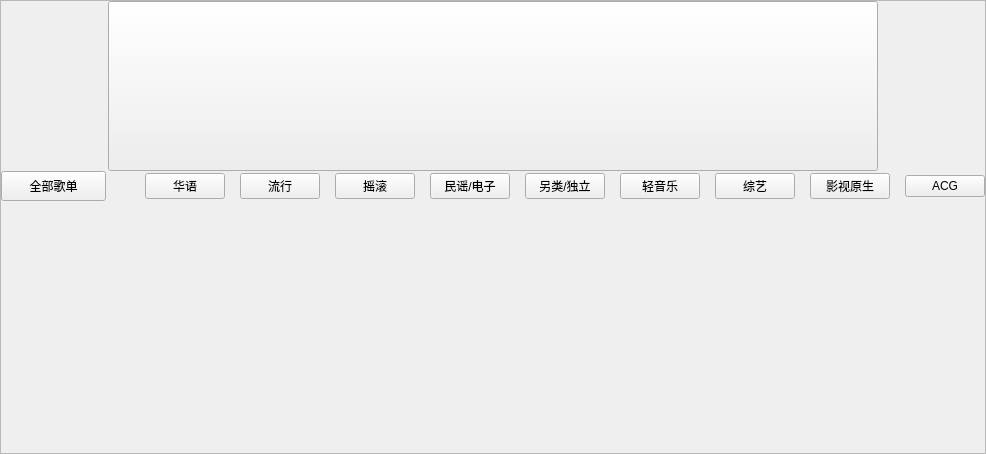
<?xml version="1.0" encoding="UTF-8"?>
<ui version="4.0">
 <class>RecommendPlaylist</class>
 <widget class="QWidget" name="RecommendPlaylist">
  <property name="geometry">
   <rect>
    <x>0</x>
    <y>0</y>
    <width>986</width>
    <height>454</height>
   </rect>
  </property>
  <property name="windowTitle">
   <string>Form</string>
  </property>
  <layout class="QGridLayout" name="gridLayout">
   <property name="leftMargin">
    <number>0</number>
   </property>
   <property name="topMargin">
    <number>0</number>
   </property>
   <property name="rightMargin">
    <number>0</number>
   </property>
   <property name="bottomMargin">
    <number>0</number>
   </property>
   <property name="spacing">
    <number>0</number>
   </property>
   <item row="0" column="0">
    <widget class="QStackedWidget" name="stackedWidget">
     <property name="currentIndex">
      <number>0</number>
     </property>
     <widget class="QWidget" name="page">
      <layout class="QGridLayout" name="gridLayout_3">
       <property name="leftMargin">
        <number>0</number>
       </property>
       <property name="topMargin">
        <number>0</number>
       </property>
       <property name="rightMargin">
        <number>0</number>
       </property>
       <property name="bottomMargin">
        <number>0</number>
       </property>
       <property name="spacing">
        <number>0</number>
       </property>
       <item row="0" column="0">
        <widget class="QScrollArea" name="scrollArea">
         <property name="sizeAdjustPolicy">
          <enum>QAbstractScrollArea::AdjustToContents</enum>
         </property>
         <property name="widgetResizable">
          <bool>true</bool>
         </property>
         <widget class="QWidget" name="scrollAreaWidgetContents">
          <property name="geometry">
           <rect>
            <x>0</x>
            <y>0</y>
            <width>984</width>
            <height>452</height>
           </rect>
          </property>
          <property name="sizePolicy">
           <sizepolicy hsizetype="Preferred" vsizetype="Minimum">
            <horstretch>0</horstretch>
            <verstretch>0</verstretch>
           </sizepolicy>
          </property>
          <layout class="QGridLayout" name="gridLayout_2">
           <property name="leftMargin">
            <number>0</number>
           </property>
           <property name="topMargin">
            <number>0</number>
           </property>
           <property name="rightMargin">
            <number>0</number>
           </property>
           <property name="bottomMargin">
            <number>0</number>
           </property>
           <property name="spacing">
            <number>0</number>
           </property>
           <item row="0" column="0">
            <spacer name="horizontalSpacer_2">
             <property name="orientation">
              <enum>Qt::Horizontal</enum>
             </property>
             <property name="sizeHint" stdset="0">
              <size>
               <width>95</width>
               <height>20</height>
              </size>
             </property>
            </spacer>
           </item>
           <item row="1" column="0" colspan="3">
            <layout class="QVBoxLayout" name="verticalLayout">
             <item>
              <layout class="QHBoxLayout" name="horizontalLayout_2">
               <item>
                <widget class="QPushButton" name="pushButton">
                 <property name="minimumSize">
                  <size>
                   <width>105</width>
                   <height>30</height>
                  </size>
                 </property>
                 <property name="maximumSize">
                  <size>
                   <width>105</width>
                   <height>30</height>
                  </size>
                 </property>
                 <property name="text">
                  <string>全部歌单</string>
                 </property>
                 <property name="icon">
                  <iconset resource="../resource.qrc">
                   <normaloff>:/images/btn_right_1_h.png</normaloff>:/images/btn_right_1_h.png</iconset>
                 </property>
                 <property name="autoRepeat">
                  <bool>false</bool>
                 </property>
                 <property name="autoExclusive">
                  <bool>false</bool>
                 </property>
                </widget>
               </item>
               <item>
                <spacer name="horizontalSpacer">
                 <property name="orientation">
                  <enum>Qt::Horizontal</enum>
                 </property>
                 <property name="sizeHint" stdset="0">
                  <size>
                   <width>241</width>
                   <height>20</height>
                  </size>
                 </property>
                </spacer>
               </item>
               <item>
                <layout class="QHBoxLayout" name="horizontalLayout">
                 <property name="spacing">
                  <number>15</number>
                 </property>
                 <item>
                  <widget class="QPushButton" name="btn_huayu">
                   <property name="text">
                    <string>华语</string>
                   </property>
                  </widget>
                 </item>
                 <item>
                  <widget class="QPushButton" name="btn_liuxing">
                   <property name="text">
                    <string>流行</string>
                   </property>
                  </widget>
                 </item>
                 <item>
                  <widget class="QPushButton" name="btn_yaogun">
                   <property name="text">
                    <string>摇滚</string>
                   </property>
                  </widget>
                 </item>
                 <item>
                  <widget class="QPushButton" name="btn_minyao">
                   <property name="text">
                    <string>民谣/电子</string>
                   </property>
                  </widget>
                 </item>
                 <item>
                  <widget class="QPushButton" name="btn_linlei">
                   <property name="text">
                    <string>另类/独立</string>
                   </property>
                  </widget>
                 </item>
                 <item>
                  <widget class="QPushButton" name="btn_qingyinyue">
                   <property name="text">
                    <string>轻音乐</string>
                   </property>
                  </widget>
                 </item>
                 <item>
                  <widget class="QPushButton" name="btn_zongyi">
                   <property name="text">
                    <string>综艺</string>
                   </property>
                  </widget>
                 </item>
                 <item>
                  <widget class="QPushButton" name="btn_movie">
                   <property name="text">
                    <string>影视原生</string>
                   </property>
                  </widget>
                 </item>
                 <item>
                  <widget class="QPushButton" name="btn_ACG">
                   <property name="text">
                    <string>ACG</string>
                   </property>
                  </widget>
                 </item>
                </layout>
               </item>
              </layout>
             </item>
             <item>
              <widget class="QWidget" name="widget" native="true">
               <property name="sizePolicy">
                <sizepolicy hsizetype="Preferred" vsizetype="Minimum">
                 <horstretch>0</horstretch>
                 <verstretch>0</verstretch>
                </sizepolicy>
               </property>
              </widget>
             </item>
            </layout>
           </item>
           <item row="0" column="1">
            <widget class="QPushButton" name="btn_Boutique_playlist">
             <property name="minimumSize">
              <size>
               <width>770</width>
               <height>170</height>
              </size>
             </property>
             <property name="maximumSize">
              <size>
               <width>770</width>
               <height>170</height>
              </size>
             </property>
             <property name="cursor">
              <cursorShape>ArrowCursor</cursorShape>
             </property>
             <property name="text">
              <string/>
             </property>
            </widget>
           </item>
           <item row="0" column="2">
            <spacer name="horizontalSpacer_3">
             <property name="orientation">
              <enum>Qt::Horizontal</enum>
             </property>
             <property name="sizeHint" stdset="0">
              <size>
               <width>95</width>
               <height>20</height>
              </size>
             </property>
            </spacer>
           </item>
          </layout>
         </widget>
        </widget>
       </item>
      </layout>
     </widget>
     <widget class="QWidget" name="page_2">
      <property name="sizePolicy">
       <sizepolicy hsizetype="Preferred" vsizetype="Minimum">
        <horstretch>0</horstretch>
        <verstretch>0</verstretch>
       </sizepolicy>
      </property>
      <layout class="QGridLayout" name="gridLayout_4">
       <property name="leftMargin">
        <number>0</number>
       </property>
       <property name="topMargin">
        <number>0</number>
       </property>
       <property name="rightMargin">
        <number>0</number>
       </property>
       <property name="bottomMargin">
        <number>0</number>
       </property>
       <property name="spacing">
        <number>0</number>
       </property>
       <item row="0" column="0">
        <widget class="QScrollArea" name="scrollArea_2">
         <property name="sizeAdjustPolicy">
          <enum>QAbstractScrollArea::AdjustToContents</enum>
         </property>
         <property name="widgetResizable">
          <bool>true</bool>
         </property>
         <widget class="QWidget" name="scrollAreaWidgetContents_3">
          <property name="geometry">
           <rect>
            <x>0</x>
            <y>0</y>
            <width>984</width>
            <height>452</height>
           </rect>
          </property>
          <property name="sizePolicy">
           <sizepolicy hsizetype="Preferred" vsizetype="Minimum">
            <horstretch>0</horstretch>
            <verstretch>0</verstretch>
           </sizepolicy>
          </property>
          <widget class="QWidget" name="layoutWidget">
           <property name="geometry">
            <rect>
             <x>30</x>
             <y>20</y>
             <width>941</width>
             <height>32</height>
            </rect>
           </property>
           <layout class="QHBoxLayout" name="horizontalLayout_3">
            <property name="spacing">
             <number>0</number>
            </property>
            <item>
             <widget class="QLabel" name="label">
              <property name="minimumSize">
               <size>
                <width>120</width>
                <height>30</height>
               </size>
              </property>
              <property name="maximumSize">
               <size>
                <width>120</width>
                <height>30</height>
               </size>
              </property>
              <property name="text">
               <string>精品歌单</string>
              </property>
             </widget>
            </item>
            <item>
             <spacer name="horizontalSpacer_4">
              <property name="orientation">
               <enum>Qt::Horizontal</enum>
              </property>
              <property name="sizeHint" stdset="0">
               <size>
                <width>40</width>
                <height>30</height>
               </size>
              </property>
             </spacer>
            </item>
            <item>
             <widget class="QPushButton" name="pushButton_2">
              <property name="minimumSize">
               <size>
                <width>70</width>
                <height>30</height>
               </size>
              </property>
              <property name="maximumSize">
               <size>
                <width>70</width>
                <height>30</height>
               </size>
              </property>
              <property name="text">
               <string>华语</string>
              </property>
             </widget>
            </item>
           </layout>
          </widget>
         </widget>
        </widget>
       </item>
      </layout>
     </widget>
    </widget>
   </item>
  </layout>
 </widget>
 <resources>
  <include location="../resource.qrc"/>
 </resources>
 <connections/>
</ui>
